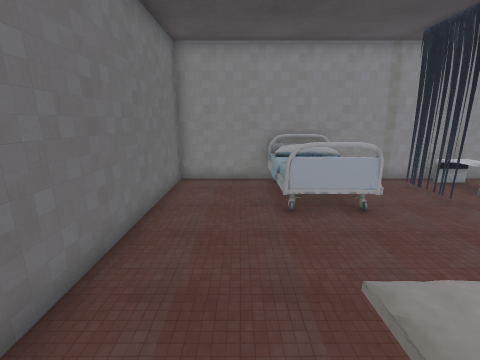
view 1 (above)

15 first-person views from a walk through a Unity game level. The camera is 1.3 m above the floor, tilts 14° down and sees 90° across. The floor is counted in squares, 0.5 m on a side. Each view is taken from the middle of a square. On the plan, view 1 faces up. The plan holds only what a view shows up to about 17 squares ahead; the rest is blank. The place goes on beyond the plan. The player character is not drawn. Door leaves are left out, so doorways stand open. Some surface patterns are stand-ins.

view 2
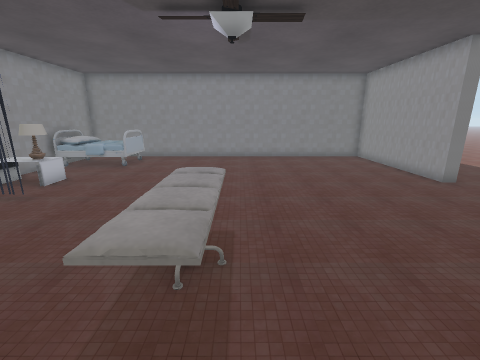

view 3
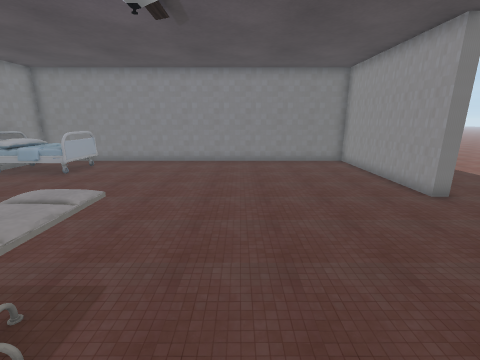

view 4
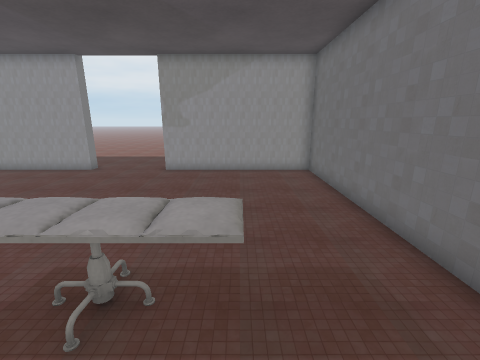

view 5
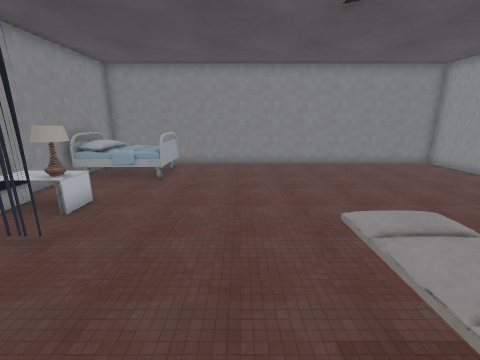

view 6
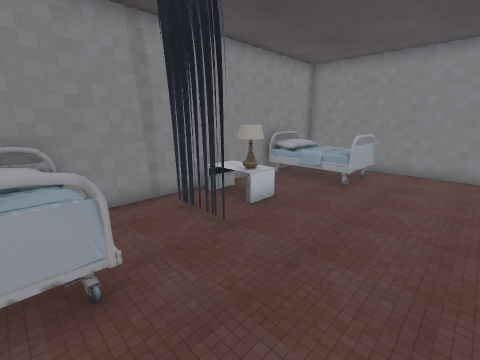

view 7
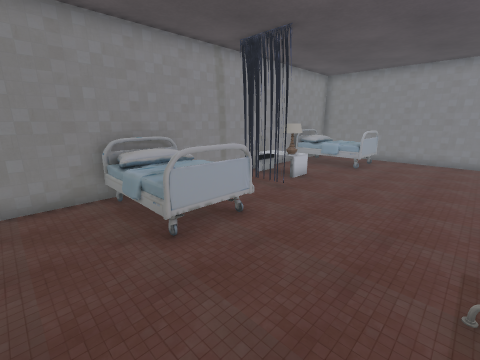

view 8
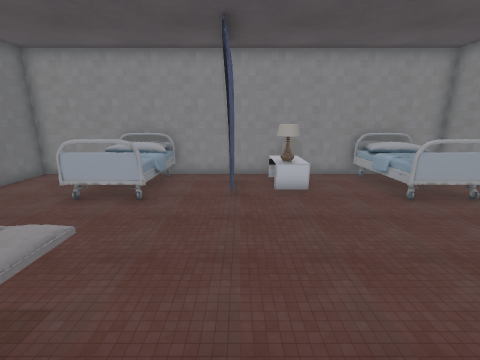

view 9
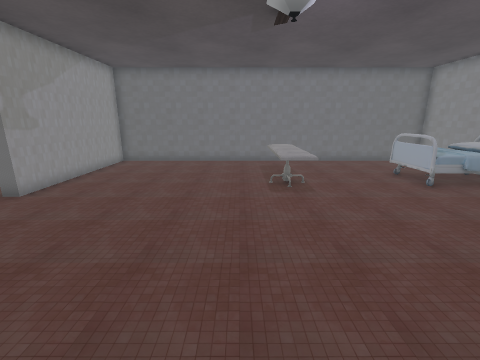

view 10
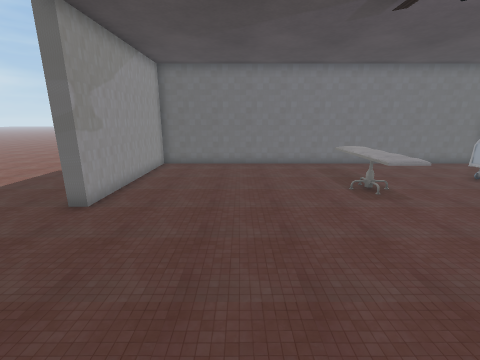

view 11
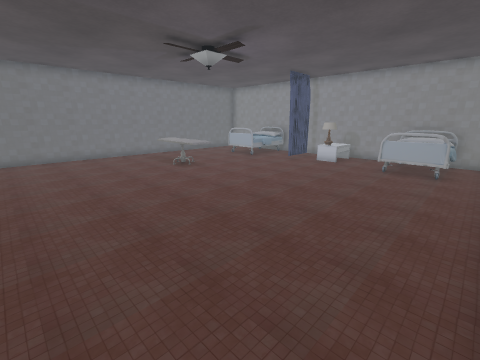

view 12
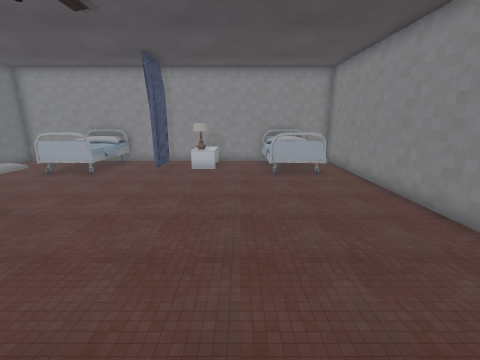

view 13
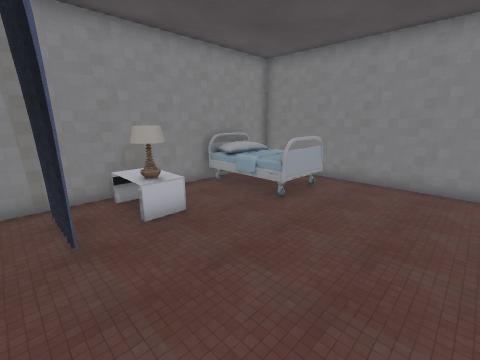

view 14
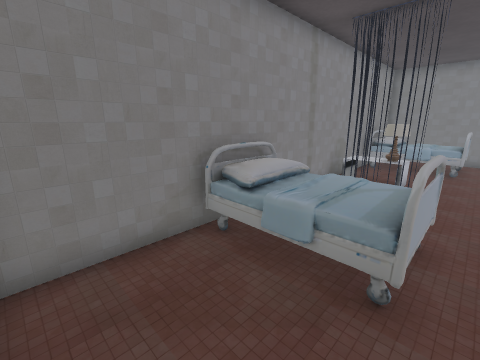

view 15
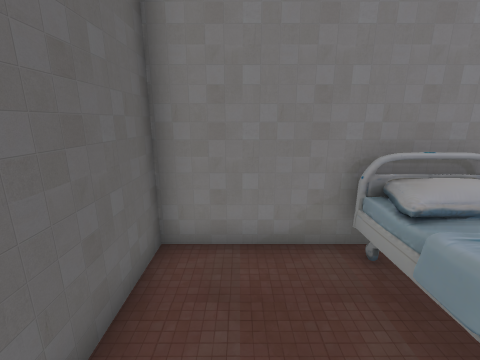

### Floor plan
Points are (right, up) in squares from view 1. A wall is a line through its corners. A room is listed if a view was taken in it or the views show most of it. See-through windows are left out.
Room 1 (views 1, 2, 3, 4, 5, 6, 7, 8, 9, 10, 11, 12, 13, 14, 15)
walls: (9, -8.7) (16.7, -8.7) (16.7, 10.7) (-2.7, 10.7) (-2.7, -8.7) (5, -8.7)
low walls: (9.1, 7.9) (8.5, 7.9)
ways out: open door at (7, -9)
objects: other object (1, 0) to (5, 2); other object (1, 8); other object (2, 6) to (4, 10); other object (7, 8); other object (7, 9); other object (12, 6) to (15, 10)

Positions as (right, up) in squares from view 1, and headings:
1: (0, 0), facing up
2: (-1, 0), facing right
3: (1, -2), facing right
4: (1, 4), facing down
5: (2, 3), facing right
6: (3, 3), facing up-right
7: (-1, 2), facing up-right
8: (7, -1), facing up
9: (13, -1), facing left
10: (12, -4), facing left
11: (16, -7), facing up-left
12: (11, -5), facing up
13: (6, 2), facing up-right
14: (-2, 6), facing up-right
15: (-1, 6), facing up
